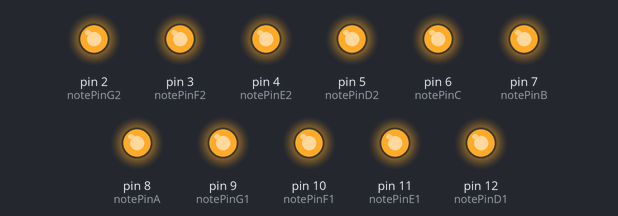
This sketch was run on a simulated Arduino Uno, built with avr-gcc and run on an emulated ATmega328P. On the bench: output pins drawn as LEDs (lit = HIGH).

Above: at 0.1 s.
Timing chart, 0 to 1.6 s (numbered marks = the images above):
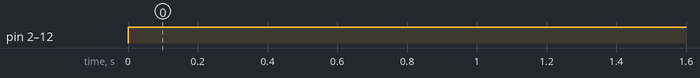

The sketch:

LEDtest111325.ino
```cpp
const int notePinD1 = 12;
const int notePinE1 = 11;
const int notePinF1 = 10;
const int notePinG1 = 9;
const int notePinA = 8;
const int notePinB = 7;
const int notePinC = 6;
const int notePinD2 = 5;
const int notePinE2 = 4;
const int notePinF2 = 3;
const int notePinG2 = 2;


void setup() {
  // put your setup code here, to run once:


pinMode(notePinD1, OUTPUT);
pinMode(notePinE1, OUTPUT);
pinMode(notePinF1, OUTPUT);
pinMode(notePinG1, OUTPUT);
pinMode(notePinA, OUTPUT);
pinMode(notePinB, OUTPUT);
pinMode(notePinC, OUTPUT);
pinMode(notePinD2, OUTPUT);
pinMode(notePinE2, OUTPUT);
pinMode(notePinF2, OUTPUT);
pinMode(notePinG2, OUTPUT);

}

void loop() {
  // put your main code here, to run repeatedly:
digitalWrite(notePinD1, HIGH);
digitalWrite(notePinE1, HIGH);
digitalWrite(notePinF1, HIGH);
digitalWrite(notePinG1, HIGH);
digitalWrite(notePinA, HIGH);
digitalWrite(notePinB, HIGH);
digitalWrite(notePinC, HIGH);
digitalWrite(notePinD2, HIGH);
digitalWrite(notePinE2, HIGH);
digitalWrite(notePinF2, HIGH);
digitalWrite(notePinG2, HIGH);
}
```

Measured:
- by itself, pin 2 (notePinG2), pin 3 (notePinF2), pin 4 (notePinE2), pin 5 (notePinD2), pin 6 (notePinC), pin 7 (notePinB), pin 8 (notePinA), pin 9 (notePinG1), pin 10 (notePinF1), pin 11 (notePinE1), pin 12 (notePinD1): LOW → HIGH at 0.00 s
